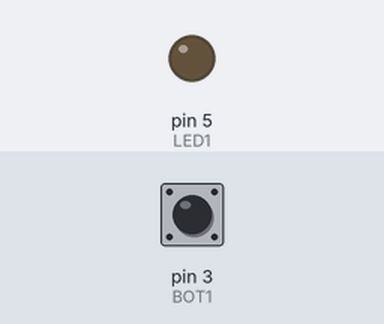
This program was run on a simulated Arduino Nano, built with avr-gcc and run on an emulated ATmega328P. On the bench: output pins drawn as LEDs (lit = HIGH). The test bench sets the inputs (shaded band); at power-on: pin 3 (BOT1) HIGH. No radio packets arrive unless stated.

Above: at 1.2 s.
1.3 s: pin 3 (BOT1) pulled LOW for 1 s
At 1.8 s:
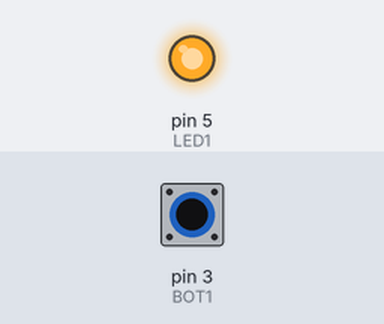
4.1 s: pin 3 (BOT1) pulled LOW for 3.2 s
At 8.9 s:
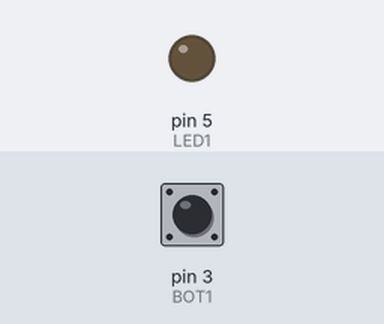
Timing chart, 0 to 10.4 s (numbered marks = the images above; inputs shaded):
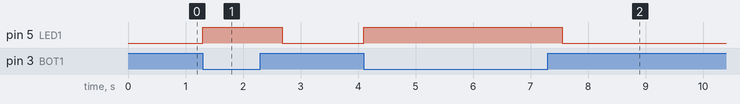

The program:

main.cpp
```cpp
#include <Arduino.h>
////////////////////////////////////////////////////////////////////////////
/*Autor: Wérikson Alves e Hiago Batista
  Código de transmissão do pacote de dados por rádio para BDP - UFV
  Data de início: 28/04/2022
  Data de finalização: 28/04/2022
  Versão: 22.1
  Descrição da alteração: Foi preenchido os comentarios e ajustado o código
*/
////////////////////////////////////////////////////////////////////////////
// Bibliotecas usadas:

#include <SPI.h>  //Biblioteca para comunicação com o SPI
#include "RF24.h" //Biblioteca para comunicação com o rádio

////////////////////////////////////////////////////////////////////////////
// Definição das portas usadas: D3, D4, D5, D9, D10

#define LED1 5            //Define o pino do LED1
#define LED2 4            //Define o pino do LED2
#define BOT1 3            //Define o pino do botão 1
RF24 transmissor (9, 10); //Define os pinos de comunicação com o rádio

////////////////////////////////////////////////////////////////////////////
// Definição de constantes e variáveis:

byte addresses[][6] = {"BDP", "car"};  //Endereço para envio dos pacotes
#define BUFFER_SIZE 10                 //Tamanho dos dados enviados
struct Pacote { int id; int vel[2]; }; //Pacote de dados para serem enviados
// por rádio; id = N; vel = 0 - Esquerda ou 1 - Direita
Pacote pack1;                          //Define o pacote 1
Pacote pack2;                          //Define o pacote 2
Pacote pack3;                          //Define o pacote 3
Pacote pack4;                          //Define o pacote 4
//int check[3];                          //Variável para verificar se o pacote foi enviado com sucesso
unsigned long time_debbug = 10000;     //Variável para realizar o debbug
//int cont = 0;                          //Variável para contar a quantida de pacotes enviados
String dados;                          //Variável para armazenar os dados do
// pacote (recebe o conteudo ate o caracter que encerra a busca)
int i;                                 //Variável para contar o número de
// pacotes enviados
int vetorDeDados[6];                   //Vetor para armazenar os dados do pacote

////////////////////////////////////////////////////////////////////////////
// Definição de protótipos de funções:
void IntialMecanicRotine(); //Função para inicializar as rotina de treino
//void debug();               //Função para realizar o debbug

////////////////////////////////////////////////////////////////////////////
void setup() { //Função setup
  Serial.begin(115200); // Abre a porta serial com o 'Baudrate' passado como
  // parâmetro

  // Setup das constantes:
  pack1.id = 1; //Define o id do pacote
  pack2.id = 2; //Define o id do pacote
  pack3.id = 3; //Define o id do pacote

  // Setup do rádio:
  transmissor.begin();                        //Inicia o rádio
  transmissor.setChannel(83);                 //Define o canal do rádio
  transmissor.setPALevel(RF24_PA_MIN);        //Define o nível de potência
  transmissor.setDataRate( RF24_250KBPS );    //Define a taxa de dados
  transmissor.openWritingPipe( addresses[1]); //Define o endereço de escrita

  // Setup das portas:
  pinMode(BOT1, INPUT_PULLUP); //Define o pino 3 como entrada (Botão)
  pinMode(LED1, OUTPUT);       //Define o pino 5 como saída (LED1)
}

////////////////////////////////////////////////////////////////////////////
void loop() { //Função loop
  // Loop do botão:
  if(digitalRead(3) == LOW){ //Verifica se o botão foi pressionado
    digitalWrite(LED1,HIGH); //Aciona o LED1
    IntialMecanicRotine();   //Inicia a rotina de treino
    digitalWrite(LED1,LOW);  //Desliga o LED1
    }

  // Loop do controle:
  if (Serial.available() > 0) {                                                         //Verifica se há dados na porta serial (não for vazia)
    dados = Serial.readStringUntil('\n');                                               //Lê os dados do pacote
    if (dados.length() == BUFFER_SIZE - 1) {                                            //Se o comprimento dos dados enviados estiverem corretos
      transmissor.stopListening();                                                      //Desliga o rádio de recepção

      // Pacote do rôbo 1:
      pack1.vel[0] = dados[2]; if (pack1.vel[0] < 0) pack1.vel[0] = pack1.vel[0] + 256; //Define a velocidade do lado esquerdo
      pack1.vel[1] = dados[3]; if (pack1.vel[1] < 0) pack1.vel[1] = pack1.vel[1] + 256; //Define a velocidade do lado direito
      transmissor.write(&pack1, sizeof(pack1));
      //check[0] += (int)!transmissor.write(&pack1, sizeof(pack1));                       //Envia o pacote 1

      // Pacote do rôbo 2:
      pack2.vel[0] = dados[4]; if (pack2.vel[0] < 0) pack2.vel[0] = pack2.vel[0] + 256; //Define a velocidade do lado esquerdo
      pack2.vel[1] = dados[5]; if (pack2.vel[1] < 0) pack2.vel[1] = pack2.vel[1] + 256; //Define a velocidade do lado direito
      transmissor.write(&pack2, sizeof(pack2));
      //check[1] += (int)!transmissor.write(&pack2, sizeof(pack2));                                    //Envia o pacote 2

      // Pacote do rôbo 3:
      pack3.vel[0] = dados[6]; if (pack3.vel[0] < 0) pack3.vel[0] = pack3.vel[0] + 256; //Define a velocidade do lado esquerdo
      pack3.vel[1] = dados[7]; if (pack3.vel[1] < 0) pack3.vel[1] = pack3.vel[1] + 256; //Define a velocidade do lado direito
      transmissor.write(&pack3, sizeof(pack3));
      //check[2] += (int)!transmissor.write(&pack3, sizeof(pack3));                                    //Envia o pacote 3

      transmissor.startListening();                                                     //Reinicia o rádio de recepção
      //cont++;
    }
    //debug();
  }
}

////////////////////////////////////////////////////////////////////////////
void IntialMecanicRotine() { //Função treino
  //int i;
  //int vetorDeDados[6];
  //Loop para enviar os dados
  for (i = 50; i < 70; i++) {                                                                //Variação de velocidade
    vetorDeDados[0] = 150+i;                                                                 //Define a velocidade do lado esquerdo - Rôbo 1
    vetorDeDados[1] = 150+i;                                                                 //Define a velocidade do lado direito - Rôbo 1
    vetorDeDados[2] = 150+i;                                                                 //Define a velocidade do lado esquerdo - Rôbo 2
    vetorDeDados[3] = 150-i;                                                                 //Define a velocidade do lado direito - Rôbo 2
    vetorDeDados[4] = 150-i;                                                                 //Define a velocidade do lado esquerdo - Rôbo 3
    vetorDeDados[5] = 150-i;                                                                 //Define a velocidade do lado direito - Rôbo 3
    transmissor.stopListening();                                                             //Desliga o rádio de recepção

    // Pacote do rôbo 1:
    pack1.vel[0] = vetorDeDados[0]; if (pack1.vel[0] < 0) pack1.vel[0] = pack1.vel[0] + 256; //Define a velocidade do lado esquerdo
    pack1.vel[1] = vetorDeDados[1]; if (pack1.vel[1] < 0) pack1.vel[1] = pack1.vel[1] + 256; //Define a velocidade do lado direito
    transmissor.write(&pack1, sizeof(pack1));                                           //Envia o pacote 1
    //check[0] += (int)!transmissor.write(&pack1, sizeof(pack1));


    // Pacote do rôbo 2:
    pack2.vel[0] = vetorDeDados[2]; if (pack2.vel[0] < 0) pack2.vel[0] = pack2.vel[0] + 256; //Define a velocidade do lado esquerdo
    pack2.vel[1] = vetorDeDados[3]; if (pack2.vel[1] < 0) pack2.vel[1] = pack2.vel[1] + 256; //Define a velocidade do lado direito
    transmissor.write(&pack2, sizeof(pack2));                                           //Envia o pacote 2
    //check[1] += (int)!transmissor.write(&pack2, sizeof(pack2));


    // Pacote do rôbo 3:
    pack3.vel[0] = vetorDeDados[4]; if (pack3.vel[0] < 0) pack3.vel[0] = pack3.vel[0] + 256; //Define a velocidade do lado esquerdo
    pack3.vel[1] = vetorDeDados[5]; if (pack3.vel[1] < 0) pack3.vel[1] = pack3.vel[1] + 256; //Define a velocidade do lado direito
    transmissor.write(&pack3, sizeof(pack3));                                           //Envia o pacote 3
    //check[2] += (int)!transmissor.write(&pack3, sizeof(pack3));


    transmissor.startListening();                                                            //Reinicia o rádio de recepção
    //cont++;
    //debug();
    delay(30);                                                                               //Delay de 30ms
  }
}

/*
void debug(){
  if(time_debbug <= millis()){
      if(cont > 0){
        Serial.print("Pacotes enviados: "); Serial.println(cont);
        Serial.print("Perda de pacote do robô 1 por minuto: "); Serial.print((double) 100 * check[0] / cont);  Serial.println("%");
        Serial.print("Perda de pacote do robô 2 por minuto: "); Serial.print((double) 100 * check[1] / cont);  Serial.println("%");
        Serial.print("Perda de pacote do robô 3 por minuto: "); Serial.print((double) 100 * check[2] / cont);  Serial.println("%");
      }
      time_debbug += millis();
      cont = 0;
      check[0] = 0;
      check[1] = 0;
      check[2] = 0;
    }
}
*/
```

Measured:
- after the input at 1.3 s, pin 5 (LED1): LOW → HIGH at once, → LOW 1.4 s later
- after the input at 4.1 s, pin 5 (LED1): LOW → HIGH at once, → LOW 3.5 s later
